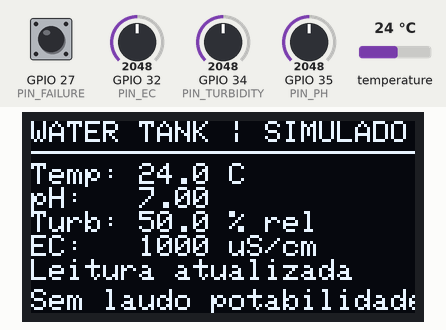
The sketch below on a simulated ESP32. Parts: 128×64 one-colour display. The test bench sets the inputs (shaded band); at power-on: GPIO 27 (PIN_FAILURE) HIGH, temperature 24 °C, GPIO 32 (PIN_EC) = 2048, GPIO 34 (PIN_TURBIDITY) = 2048, GPIO 35 (PIN_PH) = 2048 (analog values on the 0–4095 scale). What the sketch prints to the serial monitor is not drawn.

Above: at 1.2 s.
1.3 s: GPIO 27 (PIN_FAILURE) pulled LOW for 1 s
At 2.9 s:
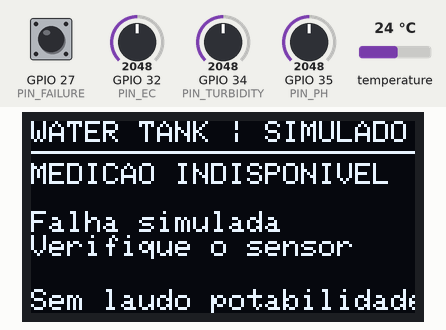
4.8 s: temperature set to 12 °C
At 6.4 s:
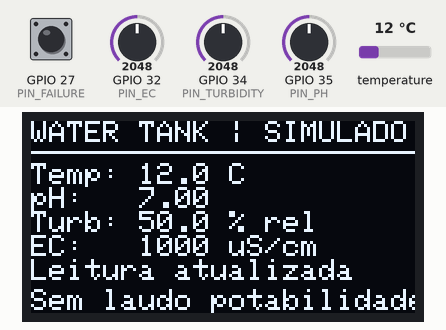
6.8 s: GPIO 32 (PIN_EC) set to 2866
At 7.9 s:
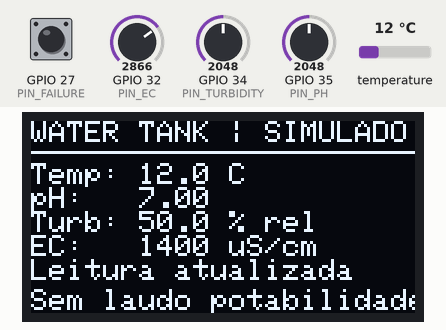
8.8 s: GPIO 34 (PIN_TURBIDITY) set to 2866
At 10.5 s:
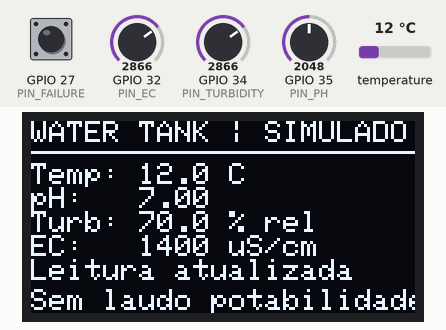
10.8 s: GPIO 35 (PIN_PH) set to 2866
At 12.2 s:
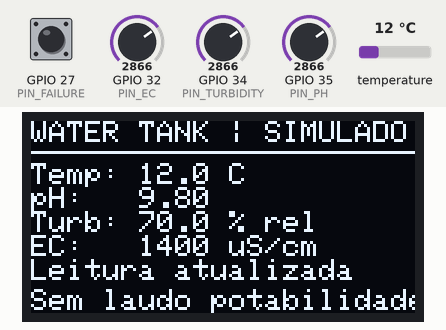
12.8 s: temperature set to 19 °C
Timing chart, 0 to 15.8 s (numbered marks = the images above; inputs shaded):
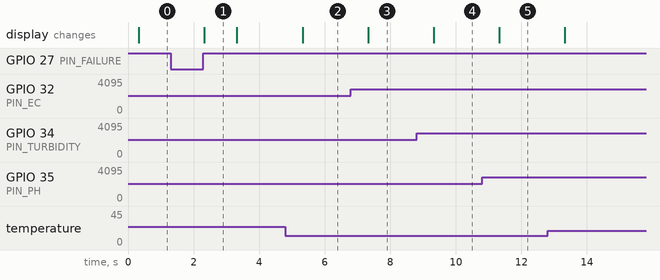

Measured:
- after the input at 1.3 s, the display: changes after 1.0 s (image 1)
- after the input at 4.8 s, the display: changes after 0.52 s (image 2)
- after the input at 6.8 s, the display: changes after 0.52 s (image 3)
- after the input at 8.8 s, the display: changes after 0.52 s (image 4)
- after the input at 10.8 s, the display: changes after 0.52 s (image 5)
- what the display in image 1 shows lasts 1.0 s, from 2.3 s to 3.3 s

The sketch:

sketch.ino
```cpp
// Water Tank Monitor - demonstracao EXCLUSIVA para o Wokwi.
// Os potenciometros representam grandezas simuladas, nao sondas reais.
// Nao gravar este codigo no prototipo esperando leituras calibradas.
#include <Arduino.h>
#include <Wire.h>
#include <Adafruit_GFX.h>
#include <Adafruit_SSD1306.h>
#include <OneWire.h>
#include <DallasTemperature.h>

constexpr uint8_t PIN_TURBIDITY = 34;
constexpr uint8_t PIN_PH = 35;
constexpr uint8_t PIN_EC = 32;
constexpr uint8_t PIN_TEMPERATURE = 4;
constexpr uint8_t PIN_FAILURE = 27;
constexpr uint8_t PIN_SDA = 21;
constexpr uint8_t PIN_SCL = 22;

Adafruit_SSD1306 display(128, 64, &Wire, -1);
OneWire oneWire(PIN_TEMPERATURE);
DallasTemperature thermometer(&oneWire);
bool displayReady = false;

float readFraction(uint8_t pin) {
  uint32_t sum = 0;
  for (uint8_t i = 0; i < 16; ++i) {
    sum += analogRead(pin);
    delayMicroseconds(100);
  }
  return sum / (16.0f * 4095.0f);
}

void setup() {
  Serial.begin(115200);
  pinMode(PIN_FAILURE, INPUT_PULLUP);
  analogReadResolution(12);
  analogSetAttenuation(ADC_11db);
  Wire.begin(PIN_SDA, PIN_SCL);
  displayReady = display.begin(SSD1306_SWITCHCAPVCC, 0x3C);
  thermometer.begin();
  thermometer.setResolution(10);
  Serial.println("WATER TANK MONITOR - SIMULACAO");
  Serial.println("Controles: turbidez relativa, pH e EC sinteticos.");
  Serial.println("DS18B20: clique no sensor para alterar a temperatura.");
  Serial.println("Botao vermelho: mantenha pressionado para simular falha.");
  Serial.println("Estas leituras nao confirmam potabilidade.");
  if (!displayReady) Serial.println("ERRO: display indisponivel");
  else {
    display.clearDisplay();
    display.setTextSize(1);
    display.setTextColor(SSD1306_WHITE);
    display.setTextWrap(false);
    display.setCursor(0, 0);
    display.println("WATER TANK MONITOR");
    display.println("SIMULACAO WOKWI");
    display.display();
    Serial.println("OLED_OK");
  }
}

void loop() {
  const uint32_t started = millis();
  const bool forcedFailure = digitalRead(PIN_FAILURE) == LOW;
  thermometer.requestTemperatures();
  const float temperature = thermometer.getTempCByIndex(0);
  const bool valid = !forcedFailure && temperature != DEVICE_DISCONNECTED_C;
  const float ph = readFraction(PIN_PH) * 14.0f;
  const float turbidity = readFraction(PIN_TURBIDITY) * 100.0f;
  const float ec = readFraction(PIN_EC) * 2000.0f;

  if (displayReady) {
    display.clearDisplay();
    display.setCursor(0, 0);
    display.println("WATER TANK | SIMULADO");
    display.drawFastHLine(0, 10, 128, SSD1306_WHITE);
    display.setCursor(0, 14);
    if (valid) {
      display.print("Temp: "); display.print(temperature, 1); display.println(" C");
      display.print("pH:   "); display.println(ph, 2);
      display.print("Turb: "); display.print(turbidity, 1); display.println(" % rel");
      display.print("EC:   "); display.print(ec, 0); display.println(" uS/cm");
      display.println("Leitura atualizada");
    } else {
      display.println("MEDICAO INDISPONIVEL");
      display.println();
      display.println(forcedFailure ? "Falha simulada" : "DS18B20 desconectado");
      display.println("Verifique o sensor");
    }
    display.setCursor(0, 56);
    display.print("Sem laudo potabilidade");
    display.display();
  }

  if (valid) {
    Serial.printf("LEITURA_OK t=%.2f ph=%.2f turb_rel=%.1f ec_sim=%.0f tempo_s=%lu\n",
                  temperature, ph, turbidity, ec, millis() / 1000UL);
  } else {
    Serial.printf("MEDICAO_INDISPONIVEL motivo=%s\n",
                  forcedFailure ? "falha_simulada" : "sensor_temperatura");
  }
  const uint32_t elapsed = millis() - started;
  if (elapsed < 1000) delay(1000 - elapsed);
}
```
